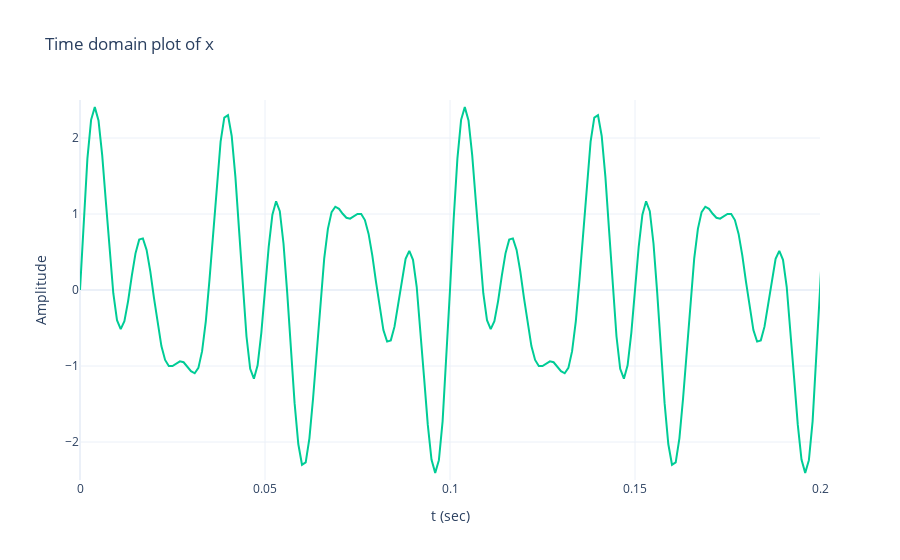
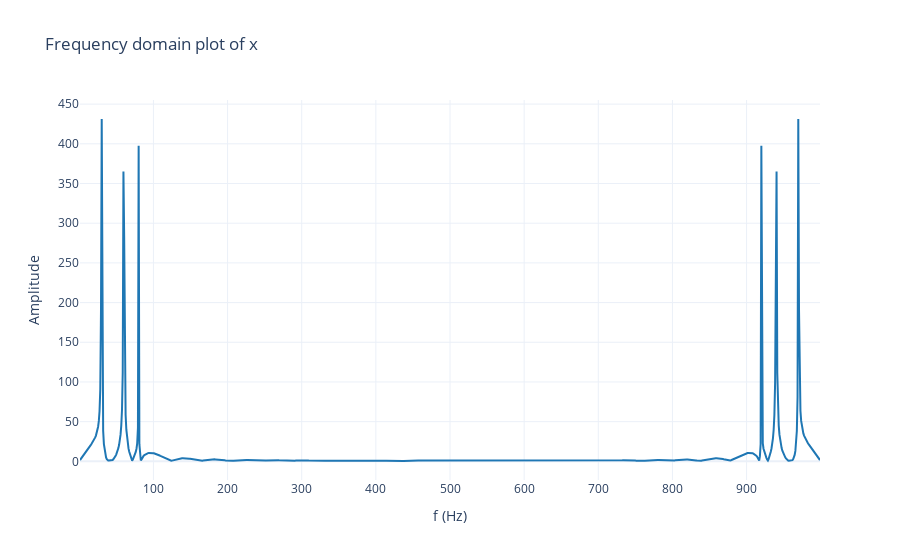
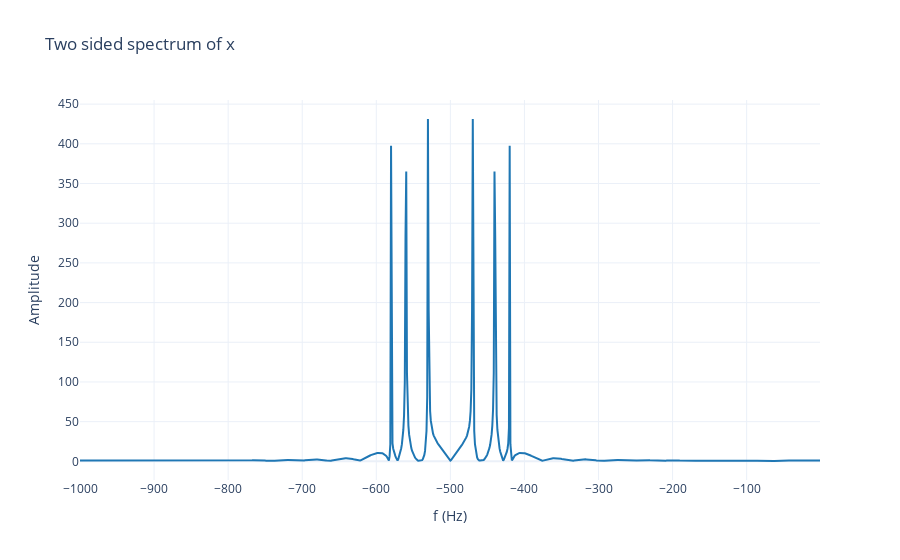
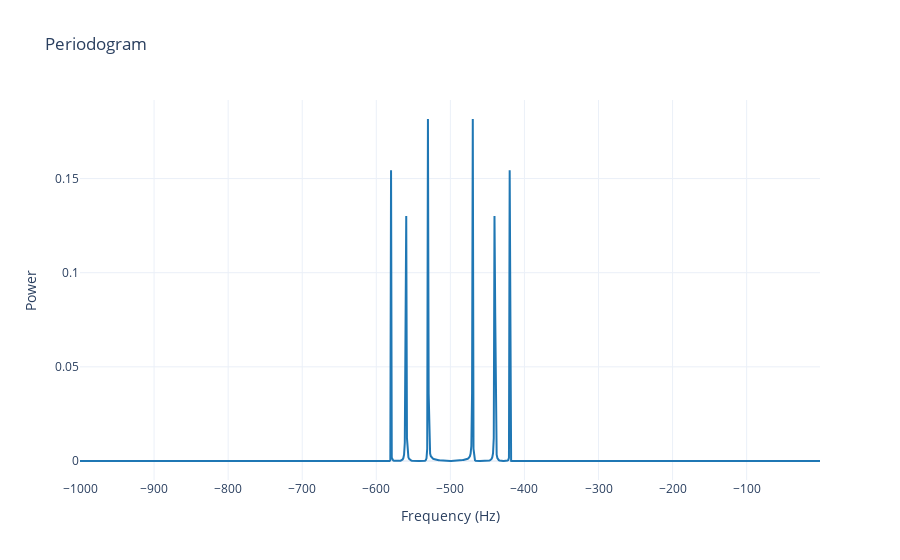

The notebook cell these images were saved under, in order:
### Code cell
# Part 1: Create the signal
Fs = 1000                        # Sampling frequency 1000 Hz
Ts = 1 / Fs                      # Sampling period
L = 1000                         # Length of signal (number of samples)
T = L * Ts                       # Duration of signal
t = np.arange(0, (L - 1) * Ts, Ts)  # Time vector

x = np.sin(2 * np.pi * 30 * t) \
    + 0.8 * np.sin(2 * np.pi * 80 * (t - 2)) \
    + np.sin(2 * np.pi * 60 * t)  # 60 Hz component

# Time domain plot of x
fig = go.Figure()
fig.add_trace(go.Scatter(x=t, y=x, mode='lines', line=dict(color='#00CC96')))
fig.update_layout(title='Time domain plot of x',
                  xaxis_title='t (sec)',
                  yaxis_title='Amplitude',
                  template='plotly_white',
                  xaxis=dict(range=[0, 0.2]),
                  yaxis=dict(range=[-2.5, 2.5]))
fig.show()


# Fourier transform
def nextpow2(i):
    n = 1
    while n < i:
        n *= 2
    return n

N = nextpow2(L)                 # Length of Fourier transform
Fo = Fs / N                     # Frequency resolution
f = np.arange(0, N) * Fo        # Frequency vector
X = np.fft.fft(x, N)            # Compute DFT for N points

# Frequency domain plot of x (positive frequencies)
fig = go.Figure()
fig.add_trace(go.Scatter(x=f[1:N], y=abs(X[1:N]), mode='lines', line=dict(color='#1F77B4')))
fig.update_layout(title='Frequency domain plot of x',
                  xaxis_title='f (Hz)',
                  yaxis_title='Amplitude',
                  template='plotly_white')
fig.show()

# Shift frequencies to center
f = f - Fs / 2
X = np.fft.fftshift(X)

# Two-sided spectrum of x
f_shifted = f - Fs/2
fig = go.Figure()
fig.add_trace(go.Scatter(x=f_shifted, y=abs(X), mode='lines', line=dict(color='#1F77B4')))
fig.update_layout(title='Two sided spectrum of x',
                  xaxis_title='f (Hz)',
                  yaxis_title='Amplitude',
                  template='plotly_white')
fig.show()

# Calculate power
power = np.multiply(X, np.conj(X)) / N / L

# Periodogram
fig = go.Figure()
fig.add_trace(go.Scatter(x=f_shifted, y=power.real, mode='lines', line=dict(color='#1F77B4')))  # Use .real here if necessary
fig.update_layout(title='Periodogram',
                  xaxis_title='Frequency (Hz)',
                  yaxis_title='Power',
                  template='plotly_white')
fig.show()

### Figure 1 — Plotly figure (JSON) as saved in the notebook; plotly's stock layout.template omitted (floating-point values rounded to 4 significant figures; data arrays with more than 128 entries replaced by an {"elided": "..."} marker saying what was removed)
{"data": [{"line": {"color": "#00CC96"}, "mode": "lines", "type": "scatter", "x": {"elided": "999 float values"}, "y": {"elided": "999 float values"}}], "layout": {"title": {"text": "Time domain plot of x"}, "xaxis": {"range": [0, 0.2], "title": {"text": "t (sec)"}}, "yaxis": {"range": [-2.5, 2.5], "title": {"text": "Amplitude"}}}}

### Figure 2 — Plotly figure (JSON) as saved in the notebook; plotly's stock layout.template omitted (floating-point values rounded to 4 significant figures; data arrays with more than 128 entries replaced by an {"elided": "..."} marker saying what was removed)
{"data": [{"line": {"color": "#1F77B4"}, "mode": "lines", "type": "scatter", "x": {"elided": "1023 float values"}, "y": {"elided": "1023 float values"}}], "layout": {"title": {"text": "Frequency domain plot of x"}, "xaxis": {"title": {"text": "f (Hz)"}}, "yaxis": {"title": {"text": "Amplitude"}}}}

### Figure 3 — Plotly figure (JSON) as saved in the notebook; plotly's stock layout.template omitted (floating-point values rounded to 4 significant figures; data arrays with more than 128 entries replaced by an {"elided": "..."} marker saying what was removed)
{"data": [{"line": {"color": "#1F77B4"}, "mode": "lines", "type": "scatter", "x": {"elided": "1024 float values"}, "y": {"elided": "1024 float values"}}], "layout": {"title": {"text": "Two sided spectrum of x"}, "xaxis": {"title": {"text": "f (Hz)"}}, "yaxis": {"title": {"text": "Amplitude"}}}}

### Figure 4 — Plotly figure (JSON) as saved in the notebook; plotly's stock layout.template omitted (floating-point values rounded to 4 significant figures; data arrays with more than 128 entries replaced by an {"elided": "..."} marker saying what was removed)
{"data": [{"line": {"color": "#1F77B4"}, "mode": "lines", "type": "scatter", "x": {"elided": "1024 float values"}, "y": {"elided": "1024 float values"}}], "layout": {"title": {"text": "Periodogram"}, "xaxis": {"title": {"text": "Frequency (Hz)"}}, "yaxis": {"title": {"text": "Power"}}}}
